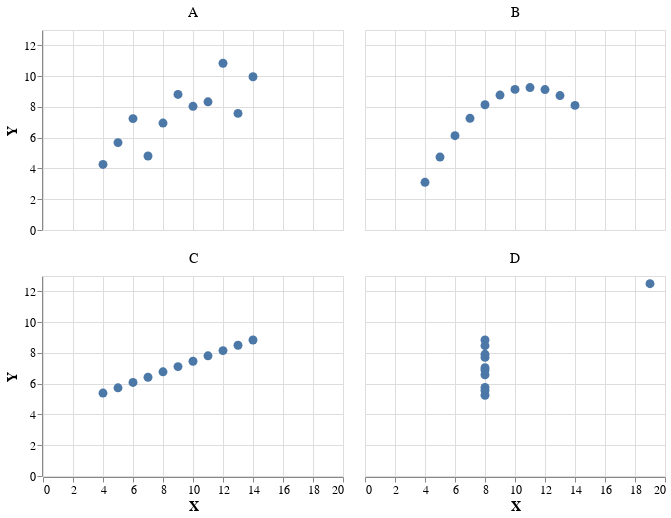

This figure's notebook cell:
### Markdown cell above
#### Plotting the data immediately reveals patterns in the data 

So if you can't really see any patterns in the data
and the statistical summaries are the same,
that must mean that the four sets are pretty similar, right?
Sounds about right to me so let's go ahead and plot them to have a quick look and...

### Code cell
# Make plot elements easier to see
# This is a bit ugly but there is no faster why,
# maybe we should discuss if we want this in all slide decks
# or just go with the default smaller font.
def bigger_font():
    return {
        'config': {
            'view': {'continuousWidth': 400, 'continuousHeight': 300},
            'legend': {'symbolSize': 14, 'titleFontSize': 14, 'labelFontSize': 14},
            'axis': {'titleFontSize': 14, 'labelFontSize': 12},
            'header': {'titleFontSize': 16, 'labelFontSize': 14},
            'encoding': {'x': {'scale': {'zero': False}}}}}
alt.themes.register('bigger_font', bigger_font)
alt.themes.enable('bigger_font')
(alt.Chart(anscombe).mark_circle(size=80, opacity=1).encode(
    x='X',
    y='Y')
 .properties(width=300, height=200)
 .facet('Set', columns=2)
 .configure_axis(grid=True)
 .configure_header(title=None)
)

### Figure 1 — Vega-Lite specification as saved in the notebook (floating-point values rounded to 4 significant figures)
{"config": {"view": {"continuousWidth": 400, "continuousHeight": 300}, "legend": {"symbolSize": 14, "titleFontSize": 14, "labelFontSize": 14}, "axis": {"titleFontSize": 14, "labelFontSize": 12, "grid": true}, "header": {"titleFontSize": 16, "labelFontSize": 14, "title": null}, "encoding": {"x": {"scale": {"zero": false}}}}, "data": {"name": "data-c35d6c3f5c5f056f771728e6bffdb214"}, "facet": {"type": "nominal", "field": "Set"}, "spec": {"mark": {"type": "circle", "opacity": 1, "size": 80}, "encoding": {"x": {"type": "quantitative", "field": "X"}, "y": {"type": "quantitative", "field": "Y"}}, "height": 200, "width": 300}, "columns": 2, "$schema": "https://vega.github.io/schema/vega-lite/v4.8.1.json", "datasets": {"data-c35d6c3f5c5f056f771728e6bffdb214": [{"X": 10, "Y": 8.04, "Set": "A"}, {"X": 8, "Y": 6.95, "Set": "A"}, {"X": 13, "Y": 7.58, "Set": "A"}, {"X": 9, "Y": 8.81, "Set": "A"}, {"X": 11, "Y": 8.33, "Set": "A"}, {"X": 14, "Y": 9.96, "Set": "A"}, {"X": 6, "Y": 7.24, "Set": "A"}, {"X": 4, "Y": 4.26, "Set": "A"}, {"X": 12, "Y": 10.84, "Set": "A"}, {"X": 7, "Y": 4.81, "Set": "A"}, {"X": 5, "Y": 5.68, "Set": "A"}, {"X": 10, "Y": 9.14, "Set": "B"}, {"X": 8, "Y": 8.14, "Set": "B"}, {"X": 13, "Y": 8.74, "Set": "B"}, {"X": 9, "Y": 8.77, "Set": "B"}, {"X": 11, "Y": 9.26, "Set": "B"}, {"X": 14, "Y": 8.1, "Set": "B"}, {"X": 6, "Y": 6.13, "Set": "B"}, {"X": 4, "Y": 3.1, "Set": "B"}, {"X": 12, "Y": 9.13, "Set": "B"}, {"X": 7, "Y": 7.26, "Set": "B"}, {"X": 5, "Y": 4.74, "Set": "B"}, {"X": 10, "Y": 7.46, "Set": "C"}, {"X": 8, "Y": 6.77, "Set": "C"}, {"X": 13, "Y": 8.5, "Set": "C"}, {"X": 9, "Y": 7.11, "Set": "C"}, {"X": 11, "Y": 7.81, "Set": "C"}, {"X": 14, "Y": 8.84, "Set": "C"}, {"X": 6, "Y": 6.08, "Set": "C"}, {"X": 4, "Y": 5.39, "Set": "C"}, {"X": 12, "Y": 8.15, "Set": "C"}, {"X": 7, "Y": 6.42, "Set": "C"}, {"X": 5, "Y": 5.73, "Set": "C"}, {"X": 8, "Y": 6.58, "Set": "D"}, {"X": 8, "Y": 5.76, "Set": "D"}, {"X": 8, "Y": 7.71, "Set": "D"}, {"X": 8, "Y": 8.84, "Set": "D"}, {"X": 8, "Y": 8.47, "Set": "D"}, {"X": 8, "Y": 7.04, "Set": "D"}, {"X": 8, "Y": 5.25, "Set": "D"}, {"X": 19, "Y": 12.5, "Set": "D"}, {"X": 8, "Y": 5.56, "Set": "D"}, {"X": 8, "Y": 7.91, "Set": "D"}, {"X": 8, "Y": 6.89, "Set": "D"}]}}
